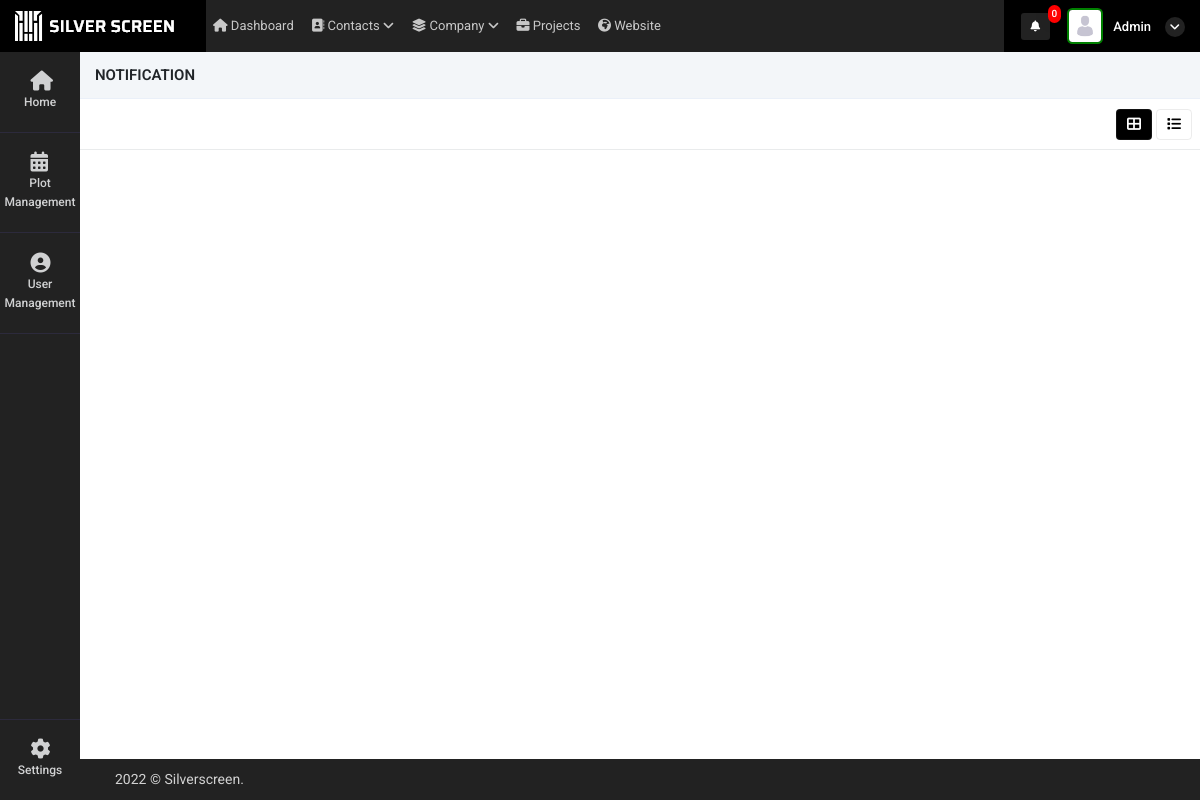
/view_all_activity (signed in), run on an earlier commit of the app's database.
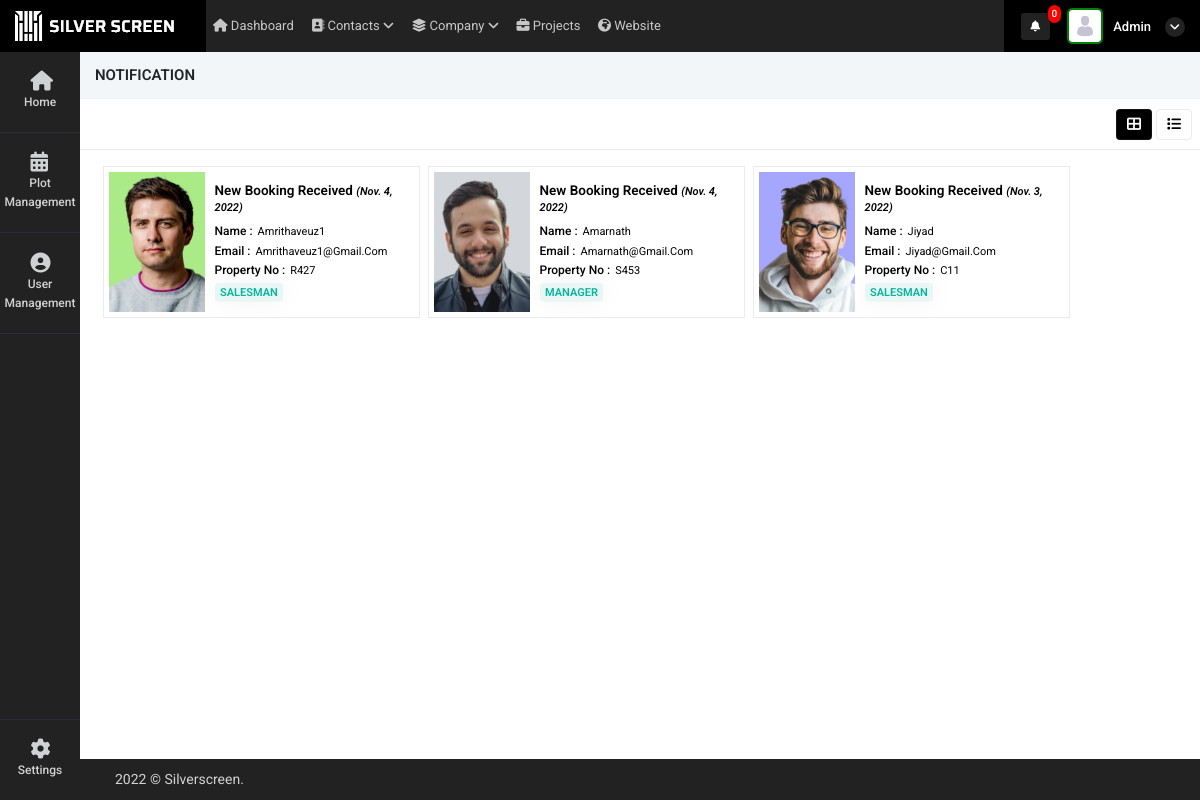
And on a later commit of the database.
### super_admin/models.py (models this page shows, shortened)
class common(models.Model):  # COMM0N
    dt = models.DateField(auto_now=True)
    tm = models.TimeField(auto_now=True)
    updated = models.DateTimeField(default=timezone.now)
    status = models.CharField(max_length=255, null=True)
    class Meta:
        abstract = True

class user_request_plot(common):
    auth_user = models.ForeignKey(User,on_delete=models.CASCADE,related_name="user_request_plot_login_id", null=True)
    user_id = models.ForeignKey(user_Details,on_delete=models.CASCADE,related_name="user_request_plot_user_login_id", null=True)
    property_mapping_id = models.ForeignKey(intractive_map,on_delete=models.CASCADE,related_name="user_request_plot_user_login_id", null=True)
    name = models.CharField(max_length=255,null=True)
    booking_id = models.CharField(max_length=255,null=True)
    phone = models.CharField(max_length=255,null=True)
    bank = models.CharField(max_length=255,null=True)
    manager_id = models.ForeignKey(user_Details,on_delete=models.CASCADE,related_name="user_request_plot_manager_id", null=True)
    read_status = models.IntegerField(default=0)
    booking_status = models.IntegerField(null=True)

class user_Details(common):
    auth_user = models.ForeignKey(User,on_delete=models.CASCADE,related_name="auth_user_login_id", null=True)
    name = models.CharField(max_length=255,null=True)
    phone = models.CharField(max_length=255,null=True)
    email = models.EmailField(null=True)
    mobile = models.CharField(max_length=255,null=True)
    emp_id = models.CharField(max_length=255,null=True)
    address1 = models.CharField(max_length=255,null=True)
    address2 = models.CharField(max_length=255,null=True)
    city = models.CharField(max_length=255,null=True)
    state = models.CharField(max_length=255,null=True)
    country = models.CharField(max_length=255,null=True)
    zip = models.CharField(max_length=255,null=True)
    password_geration_type = models.CharField(max_length=255,choices=password_generate_option,null=True)
    user_type = models.CharField(max_length=255,choices=login_user_type,null=True)
    atatchment = models.FileField(upload_to="user_image",null=True)
    created_by = models.ForeignKey(User,on_delete=models.CASCADE,related_name="added_by_user_id", null=True)
    plot_list_view = models.CharField(max_length=255,null=True)
    price_visibility = models.IntegerField(null=True,default=1)
    property_access =  models.CharField(max_length=255,choices=property_access_option,null=True)

class intractive_map(models.Model):
    Name = models.CharField(max_length=255, null=True)
    Phoneno = models.CharField(max_length=255, null=True)
    UnitNo = models.IntegerField(null=True)
    UnitNo_primary = models.IntegerField(null=True)
    BlockNo = models.CharField(max_length=255, null=True)
    UnitArea = models.CharField(max_length=255, null=True)
    LandArea = models.CharField(max_length=255, null=True)
    UType = models.CharField(max_length=255, null=True)
    Price = models.FloatField(null=True)
    Bank = models.CharField(max_length=255,null=True)
    Status = models.CharField(max_length=255,null=True)
    dt = models.DateField(auto_now_add=True)
    tm = models.TimeField(auto_now_add=True)
    current_status = models.CharField(max_length=255,null=True)
    attached_file = models.FileField(upload_to="property_image",null=True)
    currency = models.CharField(max_length=255,null=True,default="SAR")

### super_admin/views.py (the view, shortened to what this page needs)
# urls.py: path('view_all_activity',views.view_all_activity,name='view_all_activity'),
@login_required(login_url='/')
def view_all_activity(request):
    user = User.objects.get(id=request.user.id)
    st = user.is_superuser
    if st == True:
        data = user_request_plot.objects.all().order_by("-id")
    context = {
        'data':data
    }
    return render(request,'super_admin/view_all_activity.html',context)

### super_admin/templatetags/notification.py (called while the page is built, shortened)
@register.filter(name='get_notifications')
def get_notifications(value,args):
    user_dat = User.objects.get(id=value.id)
    st = user_dat.is_superuser
    data_count = ''
    if st == True:
        data_count = user_request_plot.objects.filter(read_status=0).count()
    return data_count

@register.filter(name='get_loginUsernameImage')
def get_loginUsernameImage(value,args):
    user_dat = User.objects.get(id=value.id)
    st = user_dat.is_superuser
    image_url = ''
    if st == True:
        image_url = 'http://127.0.0.1:8000/static/adminicon.jpg'
    else:
        user_data = user_Details.objects.get(auth_user=value.id)
        if user_data.atatchment == '':
            image_url = 'http://127.0.0.1:8000/static/adminicon.jpg'
        else:
            image_url ='../media/'+str(user_data.atatchment)
    return image_url

@register.filter(name='get_user_type')
def get_user_type(value,args):
    user_dat = User.objects.get(id=value.id)
    st = user_dat.is_superuser
    if st == True:
        return False

### super_admin/templates/super_admin/view_all_activity.html (shortened to what this page needs)
{% extends "super_admin/base.html" %}
{% load static %}
{% block content %}
<div class="content">
    <div class="container-fluid px-0">
        <div class="row">
            <div class="col-12 buttns">
                <h5>Notification</h5>
            </div>
            <div class="col-md-12 contnt">
                <div class="d-flex align-items-center justify-content-between px-2">
                    <div class="col-md-4 px-0">
                    </div>
                    <div class="d-flex align-items-center">
                        <ul class="nav nav-tabs nav-ta" role="tablist">
                            <li class="nav-item mx-1">
                                <a class="nav-link kan-tab active" data-toggle="tab"
                                    href="#ho" role="tab" aria-selected="false">
                                    <i class="fas fa-th-large"></i>
                                </a>
                            </li>
                            <li class="nav-item">
                                <a class="nav-link kan-tab" data-toggle="tab"
                                    href="#pro" role="tab" aria-selected="false">
                                    <i class="fas fa-list"></i>
                                </a>
                            </li>
                        </ul>
                    </div>
                </div>
                <div class="tab-content">
                    <div class="tab-pane active" id="ho" role="tabpanel">
                        <div class='app'>
                            <main class='project1'>
                                <div class='project-tasks1 mb-1 container-fluid'>
                                    {% for i in data %}
                                    <div class='project-column mt-2'>
                                        <a style="text-decoration: none;color: black" href="booking_more_details?id={{i.id}}">
                                        <div class="customer-bx">
                                            <div class="cust-img" style="background-image: url('../media/{{i.user_id.atatchment}}');">
                                            </div>
                                            <div class="customer-content">
                                                <h5>New Booking Received <i>({{i.dt}})</i> </h5>
                                                <span class="d-flex"><h6>Name : </h6> {{i.user_id.name|title}}</span>
                                                <span class="d-flex"><h6>Email : </h6> {{i.user_id.email|title}}</span>
                                                <span class="d-flex"><h6>Property No : </h6> {{i.property_mapping_id.BlockNo}}{{i.property_mapping_id.UnitNo}}</span>
                                                <span class="badge badge-soft-success text-uppercase">{{i.user_id.user_type}}</span>
                                            </div>
                                        </div>
                                        </a>
                                    </div>
                                    {% endfor %}
                                </div>
                            </main>
                        </div>
                    </div>
                </div>
            </div>
        </div>
    </div>
</div>
{% endblock %}

### super_admin/templates/super_admin/base.html (shortened to what this page needs)
<!doctype html>
<html lang="en">
    {% load static %}
    {% load notification %}
<head>
    <link rel="stylesheet" href="{% static 'admin/css/morris.css' %}">
    <link href="{% static 'admin/css/bootstrap.min.css' %}" rel="stylesheet" type="text/css" />
    <link href="{% static 'admin/css/icons.css' %}" rel="stylesheet" type="text/css" />
    <link href="{% static 'admin/css/style.css' %}" rel="stylesheet" type="text/css" />
</head>
<body class="">
    <div id="wrapper">
        <div class="left side-menu">
            <div class="slimscroll-menu" id="remove-scroll">
                <div id="sidebar-menu" class="sidaber_menu">
                    <ul class="" id="side-menu">
                        <li>
                            <a class="splnav" href="{% url 'home' %}"> <i class="fa fa-home"></i>
                                <p>Home</p>
                            </a>
                        </li>
                        <li>
                            <a class="splnav" href="property_management"> <i class="fa fa-calendar"></i>
                                <p>Plot Management</p>
                            </a>
                        </li>
                        <li>
                            <a href="user_management" class="splnav"> <i class="fa fa-user-circle"></i>
                                <p>User Management</p>
                            </a>
                        </li>
                        <li class="bootm_toggle_settings_button ">
                            <a class="splnav bdr_btmnone_nav" href="settings.html"> <i class="fa fa-cog"></i>
                                <p>Settings</p>
                            </a>
                        </li>
                    </ul>
                </div>
            </div>
        </div>
        <div class="content-page">
            <div class="topbar">
                <div class="navbar-header">
                    <div class="d-flex">
                        <div class="binance">
                            <img src="{% static 'admin/img/silv.png' %}" alt="">
                        </div>
                    </div>
                    <ul class="navbar-nav1 bg-2 col">
                        <li class="nav-item d-none d-sm-inline-block">
                            <a href="" class="nav-link"><i class="fa fa-home"></i> Dashboard</a>
                        </li>
                        <li class="nav-item d-none d-sm-inline-block">
                            <a href="" class="nav-link"><i class="fa fa-address-book"></i> Contacts <i
                                    class="a-right fa fa-angle-down"></i></a>
                        </li>
                        <li class="nav-item d-none d-sm-inline-block">
                            <a href="" class="nav-link"><i class="fas fa-layer-group"></i> Company <i
                                    class="a-right fa fa-angle-down"></i></a>
                        </li>
                        <li class="nav-item d-none d-sm-inline-block">
                            <a href="" class="nav-link"><i class="fas fa-briefcase"></i> Projects</a>
                        </li>
                        <li class="nav-item d-none d-sm-inline-block">
                            <a href="" class="nav-link"><i class="fas fa-globe-africa"></i> Website</a>
                        </li>
                    </ul>
                    <div class="d-flex align-items-center icns">
                        <div class="dropdown topbar-head-dropdown ms-1 header-item">
                            <a href="view_all_activity">
                                <i class="fas fa-bell fs-icn">
                                    <span
                                        class="position-absolute topbar-badge fs-9 translate-middle badge rounded-pill bg-red">{{ request.user|get_notifications:"sss" }}</span></i>
                                    </a>
                        </div>
                        <div class="dropdown header-item topbar-user king button-drpdown">
                            <span class="d-flex align-items-center drpdown-toggle">
                                <img class="header-profile-user" src="{{ request.user|get_loginUsernameImage:"sss" }}" alt="Header Avatar">
                                <span class="text-start ms-xl-2">
                                    <span class="d-none d-xl-inline-block ms-1 fw-medium user-name-text">  {{request.user.username|title}}</span>
                                    <i class="pro-icn fa fa-angle-down"></i>
                                </span>
                            </span>
                        </div>
                    </div>
                </div>
            </div>
            <div class="content">
                {% block content %}
                {% endblock %}
            </div>
            <footer class="footer">
                <div class="container-fluid">
                    <div class="row">
                        <div class="col-sm-6">
                             © Silverscreen.
                        </div>
                        <div class="col-sm-6">
                        </div>
                    </div>
                </div>
            </footer>
        </div>
    </div>
</body>
</html>

What changed in the data, as far as the page shows it:
added user_request_plot: user_id.atatchment (picture), dt "Nov. 4, 2022", user_id.name "Amrithaveuz1", user_id.email "Amrithaveuz1@Gmail.Com", property_mapping_id.BlockNo "R", property_mapping_id.UnitNo "427", user_id.user_type "SALESMAN"
added user_request_plot: user_id.atatchment (picture), dt "Nov. 4, 2022", user_id.name "Amarnath", user_id.email "Amarnath@Gmail.Com", property_mapping_id.BlockNo "S", property_mapping_id.UnitNo "453", user_id.user_type "MANAGER"
added user_request_plot: user_id.atatchment (picture), dt "Nov. 3, 2022", user_id.name "Jiyad", user_id.email "Jiyad@Gmail.Com", property_mapping_id.BlockNo "C", property_mapping_id.UnitNo "11", user_id.user_type "SALESMAN"
